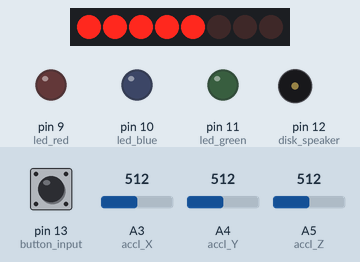
The sketch below on a simulated Arduino Uno, built with avr-gcc and run on an emulated ATmega328P. Shown: 8 shift-register outputs drawn as a row of LEDs (first output left, lit = HIGH), output pins drawn as LEDs (lit = HIGH), buzzer (waves = sounding). Wiring (inferred from the names in the program): shift register (74HC595): data pin 3; shift clock pin 4; latch pin 5. Wiring (inferred from the signals the program sends): row of LEDs: on Q0, Q1, Q2, Q3, Q4, Q5, Q6, Q7. The inputs (shaded band) are chosen by the test bench; at power-on: A3 (accl_X) = 512, pin 13 (button_input) LOW, A4 (accl_Y) = 512, A5 (accl_Z) = 512. Pins used as bus, display or sensor lines are not drawn.

Above: at 0.9 s.
At 4.1 s:
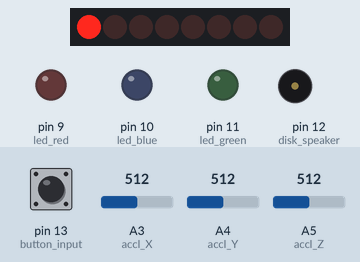
6.5 s: A3 (accl_X) set to 716
At 8.4 s:
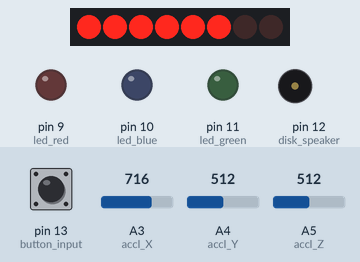
At 13.5 s:
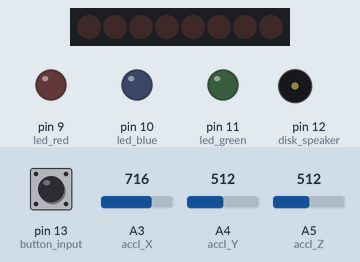
Timing chart, 0 to 14.9 s (numbered marks = the images above; inputs shaded):
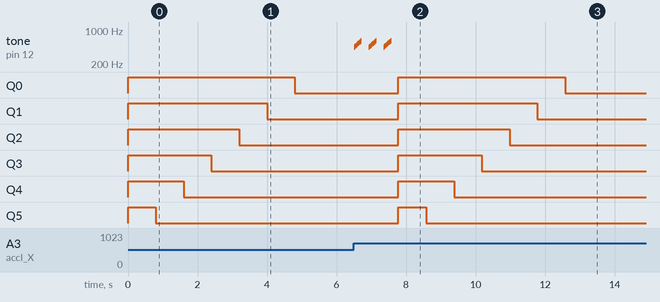

Measured:
- after the input at 6.5 s, tone on pin 12 (disk_speaker): silent → 440 Hz at once, then repeats every 0.43 s: 460 Hz 0.03 s, 480 Hz 0.03 s, 500 Hz 0.03 s, 520 Hz 0.03 s, 540 Hz 0.03 s, 560 Hz 0.03 s, 580 Hz 0.03 s, 600 Hz 0.03 s, silent 0.20 s, 440 Hz 0.03 s, until it stays silent from 7.6 s; Q0: LOW → HIGH after 1.3 s, → LOW 4.8 s later

The sketch:

Starship_alarm.ino
```cpp
// Sound the alarm if the Ship is hit

// Map the Arduino pins to the Starship functions
#define shift_data 3  // Data for the LED shift registers
#define shift_clk 4  // Clock for the LED shift registers
#define lpod_latch 5  // Register latch for the left Power Pod
#define rpod_latch 6  // Register latch for the right Power Pod
#define disk_left_latch 7  // Latch for the left disk LEDs
#define disk_right_latch 8  // Latch for the right disk LEDs
#define led_red 9  // Red LED for the color sensor
#define led_blue 10  // Blue LED for the color sensor
#define led_green 11  // Green LED for the color sensor
#define disk_speaker 12  // Speaker connection
#define button_input 13  // User button
#define temperature_sensor A0  // Temperature sensor input
#define light_sensor A1  // Light sensor input
#define color_sensor A2  // Color sensor input
#define accl_X A3  // Accelerometer analog X-axis signal
#define accl_Y A4  // Accelerometer analog Y-axis signal
#define accl_Z A5  // Accelerometer analog Z-axis signal

int sens = 5;

void setup() {
  // Start the Serial connection at 9600 baud
  Serial.begin(9600);

  // Set the pin Modes
  pinMode(led_red, OUTPUT);
  pinMode(led_blue, OUTPUT);
  pinMode(led_green, OUTPUT);
  pinMode(shift_data, OUTPUT);
  pinMode(shift_clk, OUTPUT);
  pinMode(lpod_latch , OUTPUT);
  pinMode(rpod_latch , OUTPUT);
  pinMode(disk_left_latch, OUTPUT);
  pinMode(disk_right_latch, OUTPUT);
  pinMode(disk_speaker, OUTPUT);
  pinMode(button_input, INPUT);

  // Turn off color sensor LEDs
  digitalWrite(led_red, LOW); // Turn off the red LED
  digitalWrite(led_blue, LOW); // Turn off the blue LED
  digitalWrite(led_green, LOW); // Turn off the green LED

  dispOff(); // Turn off all register LEDs
}

void loop() {
  while (digitalRead(button_input)) {}
  for (int i = 0; i < 7; i++) {
    dispNum(lpod_latch, B00111111 >> i);
    delay(800);
  }
  int curX = analogRead(accl_X);
  int curY = analogRead(accl_Y);
  int curZ = analogRead(accl_Z);

  boolean alarm = false;

  while (!alarm) {
    if (analogRead(accl_X) > curX + sens) alarm = true;
    if (analogRead(accl_Y) > curY + sens) alarm = true;
    if (analogRead(accl_Z) > curZ + sens) alarm = true;
    if (analogRead(accl_X) < curX - sens) alarm = true;
    if (analogRead(accl_Y) < curY - sens) alarm = true;
    if (analogRead(accl_Z) < curZ - sens) alarm = true;
  }
  alarmAnim();
}

void alarmAnim() {
  for (int t = 0; t < 3; t++) {
    dispNum(disk_left_latch, 192);
    dispNum(disk_right_latch, 192);
    for (int i = 8; i >= 0; i--) {
      tone(disk_speaker, 600 - i * 20, 25);
      delay(25);
    }
    dispNum(disk_left_latch, 0);
    dispNum(disk_right_latch, 0);
    delay(200);
  }
}

void dispNum(char ledSet, char ledValue) {
  // set the desired latch low
  digitalWrite(ledSet, LOW);
  // shift out the desired number
  shiftOut(shift_data, shift_clk, MSBFIRST, ledValue);
  // set the desired latch high
  digitalWrite(ledSet, HIGH);
}

void dispOff() {
  // Turn all lights off
  dispNum(rpod_latch, 0);
  dispNum(lpod_latch, 0);
  dispNum(disk_left_latch, 0);
  dispNum(disk_right_latch, 0);
}
```
